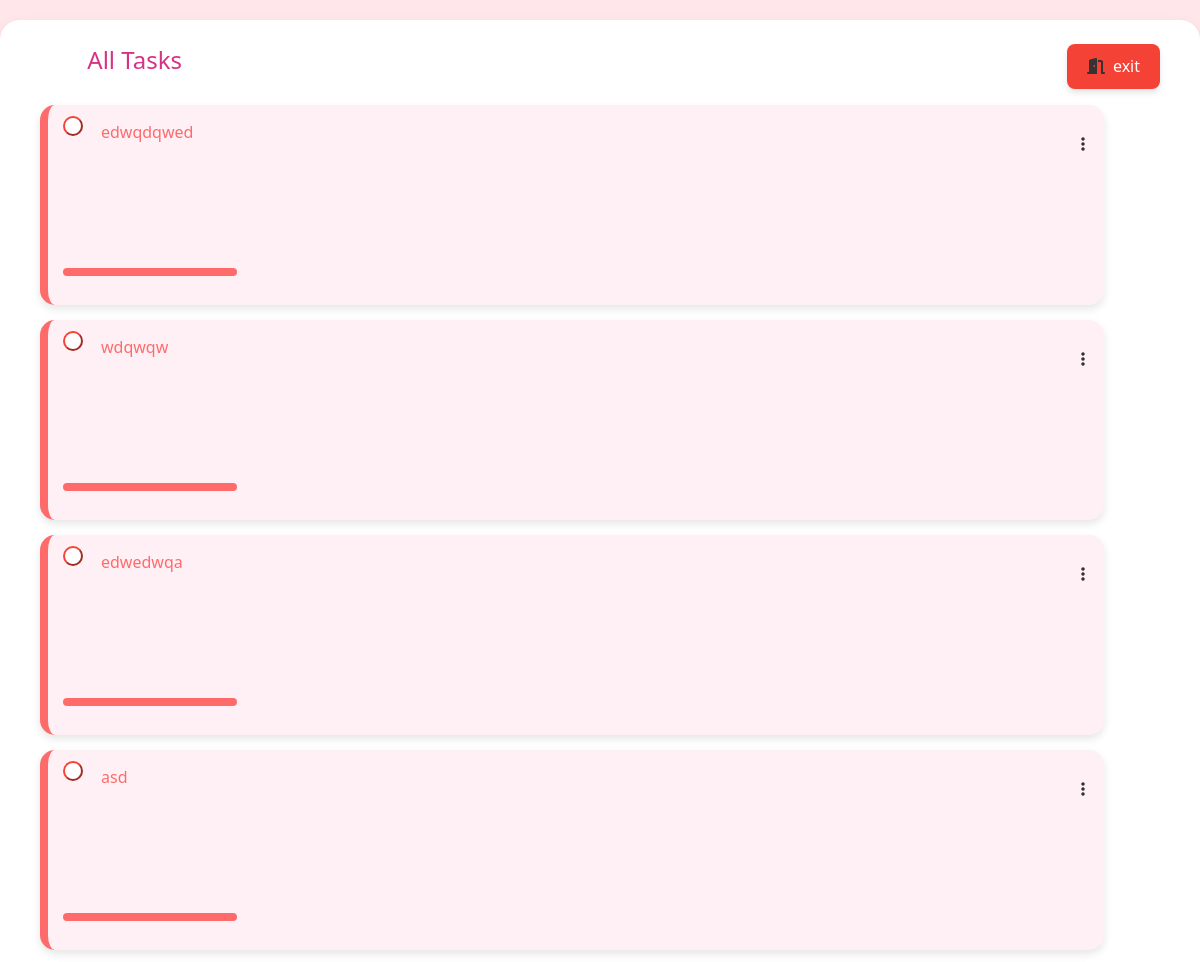
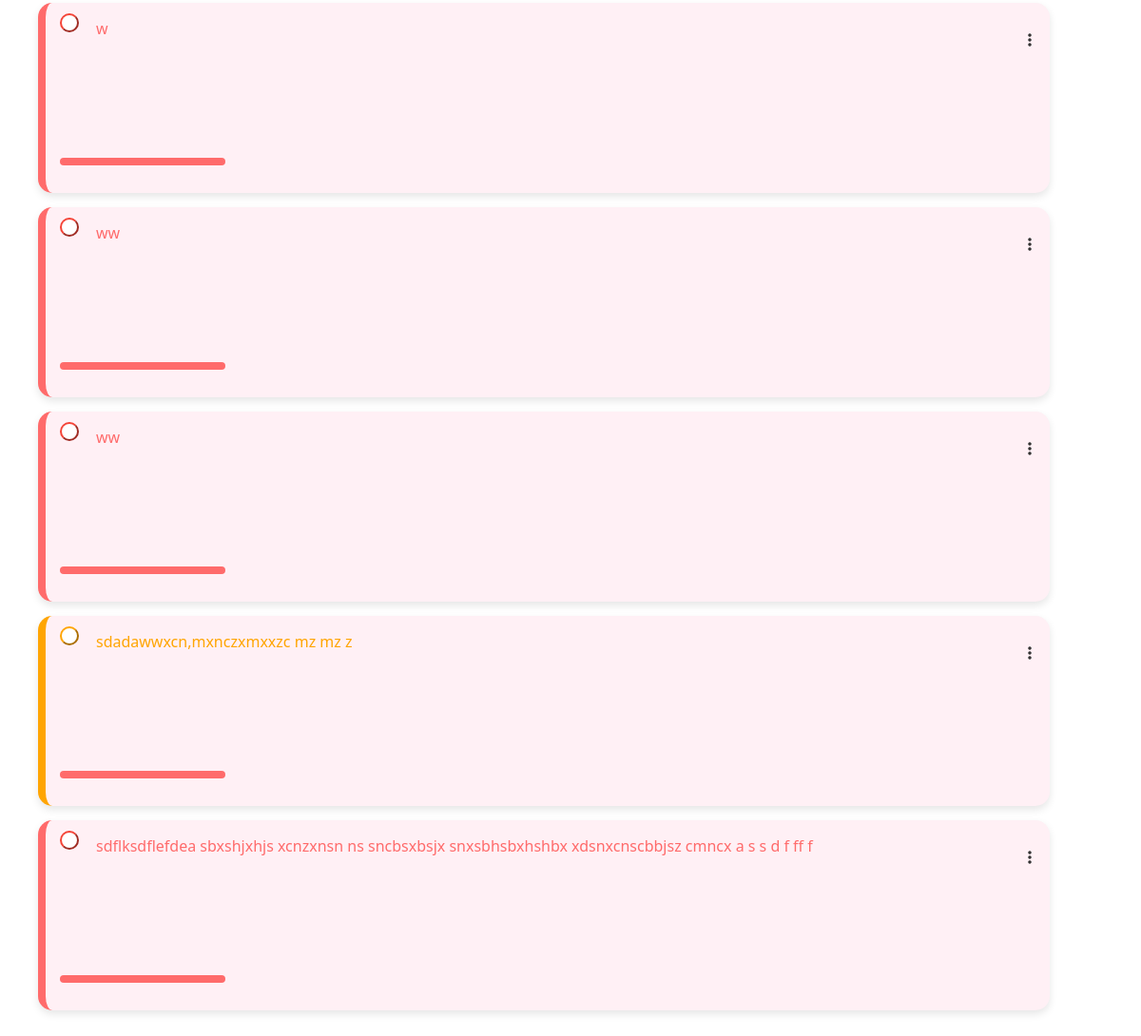
Before: /alltask (signed in) with the older database file (2 pictures, top to bottom).
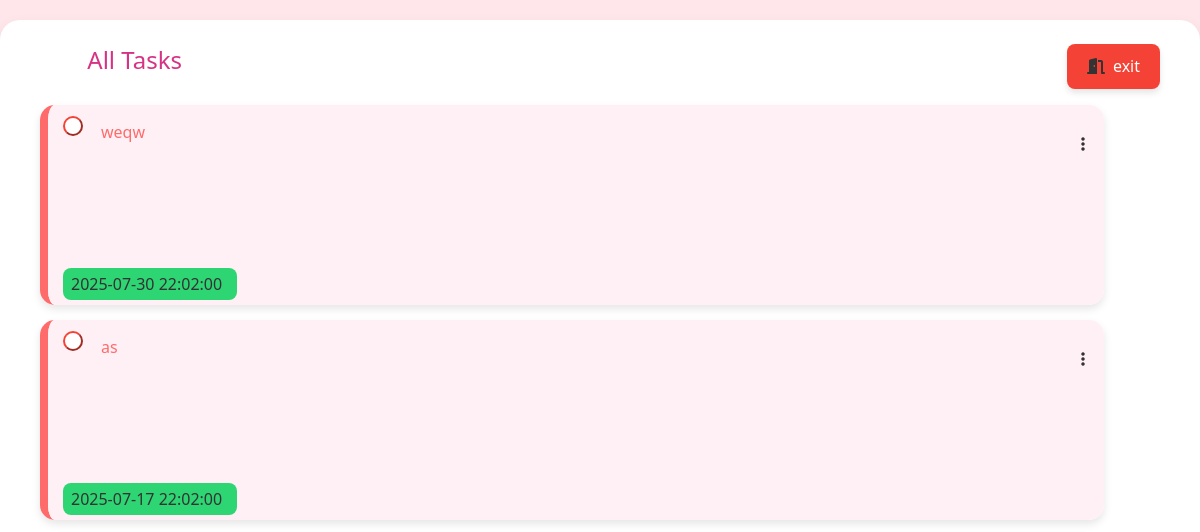
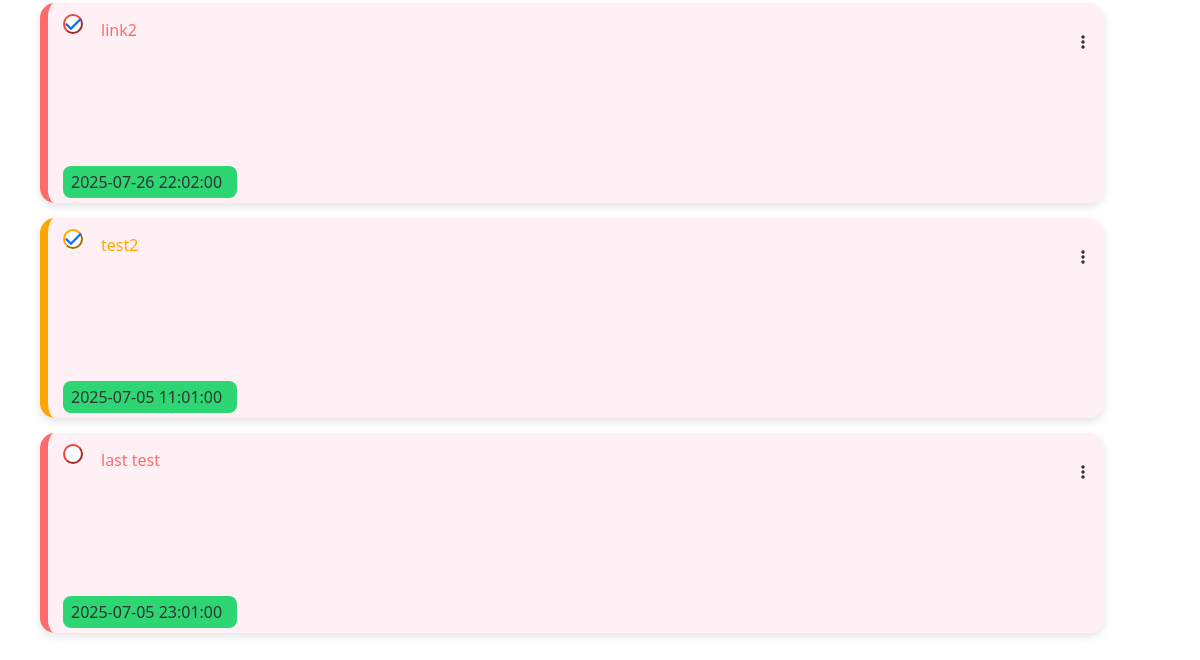
After: the same page with the newer database file (2 pictures, top to bottom).
### tables this page shows
CREATE TABLE IF NOT EXISTS `task` (
  `task_id` int UNSIGNED NOT NULL AUTO_INCREMENT,
  `title` text,
  `status` tinyint(1) NOT NULL DEFAULT '0',
  `option` varchar(30) DEFAULT NULL,
  `user_id` int UNSIGNED DEFAULT NULL,
  `create_date` datetime NOT NULL DEFAULT CURRENT_TIMESTAMP,
  `due_datetime` datetime DEFAULT NULL,
  PRIMARY KEY (`task_id`)
);

### inc/config.php (called while the page is built, shortened)
<?php
$config = [
    'db' => [
        'name' => 'tasks',
        'user' => 'root',
        'password' => '',
        'host' => 'localhost'
    ],
    'base_url' => 'http://localhost/task-manager'
];

### inc/functions.php (called while the page is built, shortened)
<?php
function base_url(){
    global $config;
    return $config['base_url'];
}

### templates/show-alltask.php (the view, shortened to what this page needs)
<?php
require_once 'loader.php';
$userNumber = $_SESSION['user'];
$conn = db_conn();
$check = mysqli_query($conn, "SELECT * FROM `task` WHERE `user_id` = '$userNumber'");
$num_rows = mysqli_num_rows($check);
$output = mysqli_fetch_all($check, MYSQLI_NUM);
$darkMode = isset($_COOKIE['darkMode']) && $_COOKIE['darkMode'] === 'on';
?>
<!DOCTYPE html>
<html">
        <link href="<?php echo base_url(); ?>/assessts/css/bootstrap.min.css" rel="stylesheet">
        <link href="<?php echo base_url(); ?>/assessts/css/all.min.css" rel="stylesheet">
        <link href="<?php echo base_url(); ?>/assessts/css/style-panel.css" rel="stylesheet">
    </head>
    <body class="<?php if ($darkMode) {
                        echo 'dark-mode';
                    } else {
                        echo '';
                    } ?>">
        <div id="task-list" class="container m-0 pt-4">
            <div class="d-flex justify-content-between mb-3">
                <h1 class="m-0 mt-3">All Tasks</h1>
                <a href="panel.php" class="btn btn-outline-secondary">
                    <i class="fas fa-door-open me-2"></i>exit
                </a>
            </div>
            <?php
            for ($i = 0; $i < $num_rows; $i++) {
                for ($j = 0; $j < 7; $j++) {
                    $out[$i][$j] = $output[$i][$j];
                }
                $current_datetime = time();
                $task_datetime = $out[$i][6];
                $is_expired = (strtotime($task_datetime) < $current_datetime);
                $bg_time = $is_expired ? '#ff6b6b' : '#2ed573 ';
                if ($out[$i][3] == "medium") {
                    $border = 'priority-medium';
                    $color = 'color-medium';
                } else if ($out[$i][3] == "high") {
                    $border = 'priority-high';
                    $color = 'color-high';
                } else if ($out[$i][3] == "low") {
                    $border = 'priority-low';
                    $color = 'color-low';
                }
                if ($out[$i][2] == 1) {
                    $checkbox = 'd-block';
                } else {
                    $checkbox = 'd-none';
                }
            ?>
                <div class="task <?php echo $border; ?>">
                    <div class="d-flex" style="width: 100%; height: 87%;">
                        <form action="handle.php" method="POST" style="margin-top: -5px;">
                            <button status="<?php echo $out[$i][2]; ?>" type="submit" name="checkbox2" id="checkbutton" class="<?php echo $color; ?>"><i class="<?php echo $checkbox; ?> fas fa-check text-primary position-absolute" id="check"></i></button>
                        </form>
                        <label><a class="t-none p-2 <?php echo $color; ?>" href="<?php echo $config['base_url']; ?>/edit?t_id=<?php echo $out[$i][0]; ?>&t_title=<?php echo $out[$i][1]; ?>&t_border=<?php echo $border; ?>"><?php echo $out[$i][1]; ?></a></label>
                        <i class="fas fa-ellipsis-v px-3 py-2 mt-2 pe-1 cursor-pointer"></i>
                    </div>
                    <p class="ps-2 py-1 mb-2 rounded-3" style="width: 17%; background-color: <?= $bg_time ?>;color:var(--text-color)">
                        <?=
                        htmlspecialchars($task_datetime);
                        ?>
                    </p>
                </div>
            <?php
            }
            ?>
        </div>
        <?php
        require_once "footer.php";
        ?>

Changed rows visible on the page:
removed task: title "edwqdqwed"
removed task: title "wdqwqw"
removed task: title "edwedwqa"
removed task: title "asd"
removed task: title "w"
removed task: title "ww"
removed task: title "ww"
removed task: title "sdadawwxcn,mxnczxmxxzc mz mz z", option "medium" (drawn)
removed task: title "sdflksdflefdea sbxshjxhjs xcnzxnsn ns sncbsxbsjx snxsbhsbxhshbx xdsnxcnscbbjsz cmncx a s s d f ff f"
added task: title "weqw", due_datetime "2025-07-30 22:02:00"
added task: title "as", due_datetime "2025-07-17 22:02:00"
added task: status 1 (drawn), title "link2", due_datetime "2025-07-26 22:02:00"
added task: status 1 (drawn), title "test2", due_datetime "2025-07-05 11:01:00", option "medium" (drawn)
added task: title "last test", due_datetime "2025-07-05 23:01:00"
